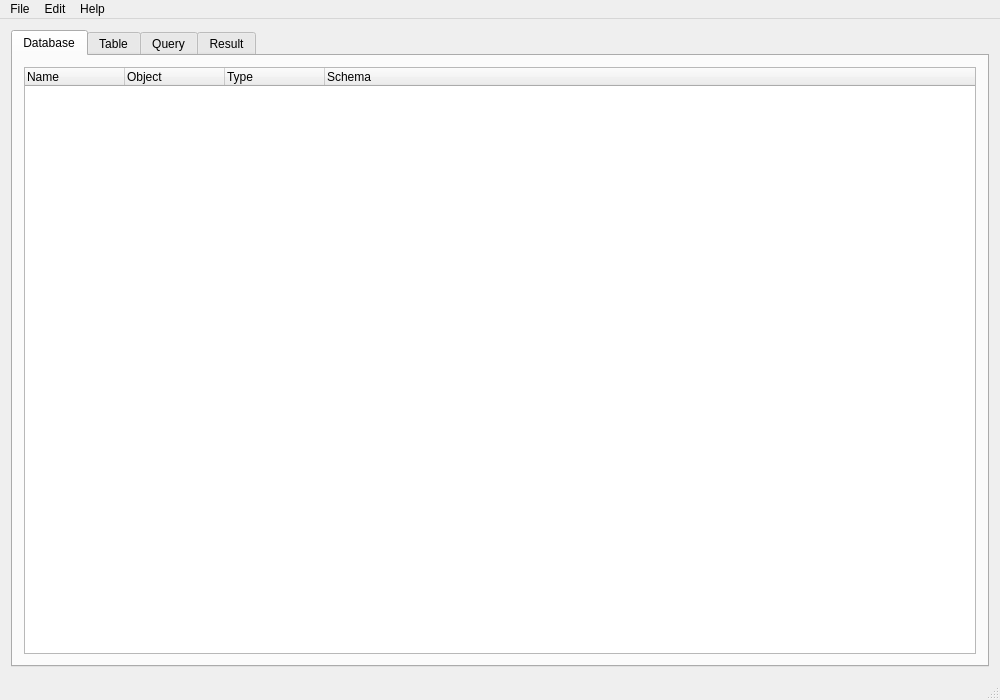
<?xml version="1.0" encoding="UTF-8"?>
<ui version="4.0">
 <class>MainWindow</class>
 <widget class="QMainWindow" name="MainWindow">
  <property name="geometry">
   <rect>
    <x>0</x>
    <y>0</y>
    <width>1000</width>
    <height>700</height>
   </rect>
  </property>
  <property name="sizePolicy">
   <sizepolicy hsizetype="Preferred" vsizetype="Preferred">
    <horstretch>0</horstretch>
    <verstretch>0</verstretch>
   </sizepolicy>
  </property>
  <property name="windowTitle">
   <string>MainWindow</string>
  </property>
  <property name="windowIcon">
   <iconset resource="resources.qrc">
    <normaloff>:/images/icon.png</normaloff>:/images/icon.png</iconset>
  </property>
  <widget class="QWidget" name="centralWidget">
   <layout class="QVBoxLayout" name="verticalLayout">
    <item>
     <widget class="QTabWidget" name="tabWidget">
      <property name="currentIndex">
       <number>0</number>
      </property>
      <widget class="QWidget" name="databaseTab">
       <attribute name="title">
        <string>Database</string>
       </attribute>
       <layout class="QVBoxLayout" name="verticalLayout_3">
        <item>
         <widget class="QTreeWidget" name="lstStructure">
          <property name="alternatingRowColors">
           <bool>true</bool>
          </property>
          <column>
           <property name="text">
            <string>Name</string>
           </property>
          </column>
          <column>
           <property name="text">
            <string>Object</string>
           </property>
          </column>
          <column>
           <property name="text">
            <string>Type</string>
           </property>
          </column>
          <column>
           <property name="text">
            <string>Schema</string>
           </property>
          </column>
         </widget>
        </item>
       </layout>
      </widget>
      <widget class="QWidget" name="tableTab">
       <attribute name="title">
        <string>Table</string>
       </attribute>
       <layout class="QGridLayout" name="gridLayout_2">
        <item row="0" column="0">
         <layout class="QHBoxLayout" name="horizontalLayout">
          <item>
           <widget class="QLabel" name="label">
            <property name="text">
             <string>Select Table:</string>
            </property>
           </widget>
          </item>
          <item>
           <widget class="QComboBox" name="cboTables">
            <property name="sizePolicy">
             <sizepolicy hsizetype="Preferred" vsizetype="Fixed">
              <horstretch>0</horstretch>
              <verstretch>0</verstretch>
             </sizepolicy>
            </property>
            <property name="minimumSize">
             <size>
              <width>193</width>
              <height>0</height>
             </size>
            </property>
           </widget>
          </item>
          <item>
           <spacer name="horizontalSpacer">
            <property name="orientation">
             <enum>Qt::Horizontal</enum>
            </property>
            <property name="sizeHint" stdset="0">
             <size>
              <width>40</width>
              <height>20</height>
             </size>
            </property>
           </spacer>
          </item>
         </layout>
        </item>
        <item row="1" column="0">
         <widget class="QTableView" name="tblData">
          <property name="alternatingRowColors">
           <bool>true</bool>
          </property>
          <property name="selectionBehavior">
           <enum>QAbstractItemView::SelectItems</enum>
          </property>
          <property name="sortingEnabled">
           <bool>true</bool>
          </property>
          <property name="wordWrap">
           <bool>false</bool>
          </property>
         </widget>
        </item>
        <item row="2" column="0" colspan="2">
         <layout class="QHBoxLayout" name="horizontalLayout_2">
          <item>
           <widget class="QPushButton" name="cmdRefresh">
            <property name="text">
             <string>Refresh</string>
            </property>
           </widget>
          </item>
          <item>
           <widget class="QPushButton" name="cmdNewRecord">
            <property name="text">
             <string>New Record</string>
            </property>
           </widget>
          </item>
          <item>
           <widget class="QPushButton" name="cmdDeleteRecord">
            <property name="text">
             <string>Delete Record</string>
            </property>
           </widget>
          </item>
          <item>
           <widget class="QPushButton" name="cmdSaveChanges">
            <property name="text">
             <string>Save Changes</string>
            </property>
           </widget>
          </item>
          <item>
           <spacer name="horizontalSpacer_2">
            <property name="orientation">
             <enum>Qt::Horizontal</enum>
            </property>
            <property name="sizeHint" stdset="0">
             <size>
              <width>40</width>
              <height>20</height>
             </size>
            </property>
           </spacer>
          </item>
          <item>
           <widget class="QLabel" name="label_2">
            <property name="text">
             <string>Search:</string>
            </property>
           </widget>
          </item>
          <item>
           <widget class="QLineEdit" name="txtSearch"/>
          </item>
          <item>
           <widget class="QPushButton" name="cmdSearch">
            <property name="text">
             <string/>
            </property>
            <property name="icon">
             <iconset resource="resources.qrc">
              <normaloff>:/images/searchfind.png</normaloff>:/images/searchfind.png</iconset>
            </property>
           </widget>
          </item>
          <item>
           <widget class="QPushButton" name="cmdAdvancedSearch">
            <property name="text">
             <string>Advanced Search</string>
            </property>
           </widget>
          </item>
         </layout>
        </item>
       </layout>
      </widget>
      <widget class="QWidget" name="queryTab">
       <attribute name="title">
        <string>Query</string>
       </attribute>
       <layout class="QGridLayout" name="gridLayout_3">
        <item row="0" column="0">
         <widget class="QLabel" name="label_3">
          <property name="text">
           <string>Query:</string>
          </property>
         </widget>
        </item>
        <item row="0" column="1">
         <widget class="QLabel" name="label_6">
          <property name="sizePolicy">
           <sizepolicy hsizetype="Maximum" vsizetype="Maximum">
            <horstretch>0</horstretch>
            <verstretch>0</verstretch>
           </sizepolicy>
          </property>
          <property name="text">
           <string>Example Queryes</string>
          </property>
         </widget>
        </item>
        <item row="1" column="0">
         <widget class="QTextEdit" name="txtQuery">
          <property name="sizePolicy">
           <sizepolicy hsizetype="Expanding" vsizetype="Expanding">
            <horstretch>0</horstretch>
            <verstretch>0</verstretch>
           </sizepolicy>
          </property>
          <property name="minimumSize">
           <size>
            <width>0</width>
            <height>0</height>
           </size>
          </property>
          <property name="maximumSize">
           <size>
            <width>16777215</width>
            <height>16777215</height>
           </size>
          </property>
         </widget>
        </item>
        <item row="1" column="1">
         <widget class="QScrollArea" name="scrollAreaButton">
          <property name="sizePolicy">
           <sizepolicy hsizetype="Fixed" vsizetype="Expanding">
            <horstretch>255</horstretch>
            <verstretch>0</verstretch>
           </sizepolicy>
          </property>
          <property name="widgetResizable">
           <bool>true</bool>
          </property>
          <widget class="QWidget" name="scrollAreaWidgetContents">
           <property name="geometry">
            <rect>
             <x>0</x>
             <y>0</y>
             <width>234</width>
             <height>708</height>
            </rect>
           </property>
           <layout class="QGridLayout" name="gridLayout">
            <item row="2" column="0">
             <widget class="QLabel" name="label_7">
              <property name="text">
               <string>For Perception Module :</string>
              </property>
             </widget>
            </item>
            <item row="3" column="0">
             <layout class="QVBoxLayout" name="verticalLayout_2">
              <item>
               <widget class="QPushButton" name="actionoutBallPercept">
                <property name="text">
                 <string>out/ballPercept</string>
                </property>
               </widget>
              </item>
              <item>
               <widget class="QPushButton" name="actionoutBallInImage">
                <property name="text">
                 <string>out/ballInImage</string>
                </property>
               </widget>
              </item>
              <item>
               <widget class="QPushButton" name="actionoutGoalMineSeen">
                <property name="text">
                 <string>out/goalMineSeen</string>
                </property>
               </widget>
              </item>
              <item>
               <widget class="QPushButton" name="actionoutGoalMineLeftPost">
                <property name="text">
                 <string>out/goalMineLeftPost</string>
                </property>
               </widget>
              </item>
              <item>
               <widget class="QPushButton" name="actionoutGoalOpponentSeen">
                <property name="text">
                 <string>out/goalOpponentSeen</string>
                </property>
               </widget>
              </item>
              <item>
               <widget class="QPushButton" name="actionoutGoalOpponentLeftPost">
                <property name="text">
                 <string>out/goalOpponentLeftPost</string>
                </property>
               </widget>
              </item>
             </layout>
            </item>
            <item row="5" column="0">
             <widget class="QLabel" name="label_8">
              <property name="text">
               <string>For Executor Module :</string>
              </property>
             </widget>
            </item>
            <item row="6" column="0">
             <layout class="QVBoxLayout" name="verticalLayout_4">
              <item>
               <widget class="QPushButton" name="actioninGoalMineSeen">
                <property name="text">
                 <string>in/goalMineSeen</string>
                </property>
               </widget>
              </item>
              <item>
               <widget class="QPushButton" name="actioninGoalMineLeftPost">
                <property name="text">
                 <string>in/goalMineLeftPost</string>
                </property>
               </widget>
              </item>
              <item>
               <widget class="QPushButton" name="actioninGoalOpponentSeen">
                <property name="text">
                 <string>in/goalOpponentSeen</string>
                </property>
               </widget>
              </item>
              <item>
               <widget class="QPushButton" name="actioninCoordinateBallField">
                <property name="text">
                 <string>in/coordinateBallField</string>
                </property>
               </widget>
              </item>
              <item>
               <widget class="QPushButton" name="actioninCoordinateBallImage">
                <property name="sizePolicy">
                 <sizepolicy hsizetype="Minimum" vsizetype="Fixed">
                  <horstretch>122</horstretch>
                  <verstretch>0</verstretch>
                 </sizepolicy>
                </property>
                <property name="text">
                 <string>in/coordinateBallImage</string>
                </property>
               </widget>
              </item>
              <item>
               <widget class="QPushButton" name="actioninGoalOpponentLeftPost">
                <property name="text">
                 <string>in/goalOpponentLeftPost</string>
                </property>
               </widget>
              </item>
             </layout>
            </item>
            <item row="9" column="0">
             <spacer name="horizontalSpacer_3">
              <property name="orientation">
               <enum>Qt::Horizontal</enum>
              </property>
              <property name="sizeType">
               <enum>QSizePolicy::Maximum</enum>
              </property>
              <property name="sizeHint" stdset="0">
               <size>
                <width>215</width>
                <height>10</height>
               </size>
              </property>
             </spacer>
            </item>
            <item row="1" column="0">
             <layout class="QVBoxLayout" name="verticalLayout_5">
              <item>
               <widget class="QPushButton" name="actionModuleDuration">
                <property name="text">
                 <string>Module Duration</string>
                </property>
               </widget>
              </item>
              <item>
               <widget class="QPushButton" name="actionPropLockUnlock">
                <property name="text">
                 <string>Property lock/unlock</string>
                </property>
               </widget>
              </item>
              <item>
               <widget class="QPushButton" name="actionPropReadWritten">
                <property name="text">
                 <string>Property read/written</string>
                </property>
               </widget>
              </item>
              <item>
               <widget class="QPushButton" name="actionFrequencyModule">
                <property name="text">
                 <string>Scheduling frequency</string>
                </property>
               </widget>
              </item>
             </layout>
            </item>
            <item row="0" column="0">
             <widget class="QLabel" name="label_9">
              <property name="text">
               <string>General :</string>
              </property>
             </widget>
            </item>
            <item row="10" column="0">
             <widget class="QPushButton" name="actionAll">
              <property name="text">
               <string>All</string>
              </property>
             </widget>
            </item>
           </layout>
          </widget>
         </widget>
        </item>
        <item row="2" column="0" colspan="2">
         <layout class="QHBoxLayout" name="horizontalLayout_3">
          <property name="sizeConstraint">
           <enum>QLayout::SetMinimumSize</enum>
          </property>
          <item>
           <widget class="QLabel" name="label_4">
            <property name="text">
             <string>Search</string>
            </property>
           </widget>
          </item>
          <item>
           <widget class="QLineEdit" name="searchLine"/>
          </item>
          <item>
           <widget class="QPushButton" name="searchButton">
            <property name="text">
             <string/>
            </property>
            <property name="icon">
             <iconset resource="resources.qrc">
              <normaloff>:/images/searchfind.png</normaloff>:/images/searchfind.png</iconset>
            </property>
           </widget>
          </item>
          <item>
           <spacer name="horizontalSpacer_4">
            <property name="orientation">
             <enum>Qt::Horizontal</enum>
            </property>
            <property name="sizeHint" stdset="0">
             <size>
              <width>40</width>
              <height>20</height>
             </size>
            </property>
           </spacer>
          </item>
          <item>
           <widget class="QPushButton" name="loadQuery">
            <property name="text">
             <string>Load Query</string>
            </property>
           </widget>
          </item>
          <item>
           <widget class="QPushButton" name="saveQuery">
            <property name="text">
             <string>Save Query</string>
            </property>
           </widget>
          </item>
          <item>
           <widget class="QPushButton" name="clearButton">
            <property name="text">
             <string>Clear</string>
            </property>
           </widget>
          </item>
          <item>
           <widget class="QPushButton" name="cmdExecuteQuery">
            <property name="text">
             <string>Execute Query</string>
            </property>
           </widget>
          </item>
         </layout>
        </item>
       </layout>
      </widget>
      <widget class="QWidget" name="resultTab">
       <attribute name="title">
        <string>Result</string>
       </attribute>
       <layout class="QHBoxLayout" name="horizontalLayout_4">
        <item>
         <layout class="QVBoxLayout" name="verticalLayout_6">
          <item>
           <widget class="QLabel" name="label_5">
            <property name="text">
             <string>Table Result</string>
            </property>
           </widget>
          </item>
          <item>
           <widget class="QTableView" name="tblQueryResult">
            <property name="sizePolicy">
             <sizepolicy hsizetype="Expanding" vsizetype="Expanding">
              <horstretch>0</horstretch>
              <verstretch>0</verstretch>
             </sizepolicy>
            </property>
           </widget>
          </item>
         </layout>
        </item>
       </layout>
      </widget>
     </widget>
    </item>
   </layout>
  </widget>
  <widget class="QMenuBar" name="menuBar">
   <property name="geometry">
    <rect>
     <x>0</x>
     <y>0</y>
     <width>1000</width>
     <height>22</height>
    </rect>
   </property>
   <widget class="QMenu" name="menuFile">
    <property name="title">
     <string>File</string>
    </property>
    <widget class="QMenu" name="menuImport">
     <property name="title">
      <string>Import</string>
     </property>
     <addaction name="actionDatabase_From_SQL_File"/>
     <addaction name="actionTable_From_CSV_File"/>
    </widget>
    <widget class="QMenu" name="menuExport">
     <property name="title">
      <string>Export</string>
     </property>
     <addaction name="actionDatabse_As_SQL_File"/>
     <addaction name="actionTable_as_CSV_File"/>
    </widget>
    <addaction name="actionNew_Database"/>
    <addaction name="actionOpen_Database"/>
    <addaction name="actionClose_Database"/>
    <addaction name="separator"/>
    <addaction name="actionSave_Database"/>
    <addaction name="actionRevert_Database"/>
    <addaction name="actionCompact_Database"/>
    <addaction name="actionRefresh"/>
    <addaction name="separator"/>
    <addaction name="menuImport"/>
    <addaction name="menuExport"/>
    <addaction name="separator"/>
    <addaction name="actionExit"/>
   </widget>
   <widget class="QMenu" name="menuEdit">
    <property name="title">
     <string>Edit</string>
    </property>
    <addaction name="actionCreate_Table"/>
    <addaction name="actionDelete_Table"/>
    <addaction name="actionModify_Table"/>
    <addaction name="separator"/>
    <addaction name="actionCreate_View"/>
    <addaction name="actionDelete_View"/>
    <addaction name="actionModify_View"/>
    <addaction name="separator"/>
    <addaction name="actionCreate_Index"/>
    <addaction name="actionDelete_Index"/>
    <addaction name="separator"/>
    <addaction name="actionPreferences"/>
   </widget>
   <widget class="QMenu" name="menuHelp">
    <property name="title">
     <string>Help</string>
    </property>
    <addaction name="actionAbout"/>
    <addaction name="actionAbout_Profiling_Tool"/>
    <addaction name="actionAbout_Profiling_File"/>
    <addaction name="actionQuery_Help"/>
    <addaction name="actionExample"/>
    <addaction name="separator"/>
    <addaction name="actionSQL_Log"/>
    <addaction name="separator"/>
    <addaction name="actionReport_a_bug"/>
    <addaction name="actionChange_Log"/>
    <addaction name="actionKnown_Bugs"/>
   </widget>
   <addaction name="menuFile"/>
   <addaction name="menuEdit"/>
   <addaction name="menuHelp"/>
  </widget>
  <widget class="QStatusBar" name="statusBar"/>
  <action name="actionNew_Database">
   <property name="text">
    <string>New Database</string>
   </property>
   <property name="toolTip">
    <string>Creates a new SQLite Database file</string>
   </property>
   <property name="shortcut">
    <string>Ctrl+N</string>
   </property>
  </action>
  <action name="actionOpen_Database">
   <property name="text">
    <string>Open Database</string>
   </property>
   <property name="toolTip">
    <string>Opens an existing SQLite Database file</string>
   </property>
   <property name="shortcut">
    <string>Ctrl+O</string>
   </property>
  </action>
  <action name="actionClose_Database">
   <property name="text">
    <string>Close Database</string>
   </property>
   <property name="toolTip">
    <string>Closes the current Database</string>
   </property>
  </action>
  <action name="actionSave_Database">
   <property name="text">
    <string>Save Database</string>
   </property>
   <property name="toolTip">
    <string>Saves changes made to the Database</string>
   </property>
   <property name="shortcut">
    <string>Ctrl+S</string>
   </property>
  </action>
  <action name="actionRevert_Database">
   <property name="text">
    <string>Revert Database</string>
   </property>
  </action>
  <action name="actionCompact_Database">
   <property name="text">
    <string>Compact Database</string>
   </property>
  </action>
  <action name="actionDatabase_From_SQL_File">
   <property name="text">
    <string>Database From SQL File</string>
   </property>
  </action>
  <action name="actionTable_From_CSV_File">
   <property name="text">
    <string>Table From Log File</string>
   </property>
  </action>
  <action name="actionDatabse_As_SQL_File">
   <property name="text">
    <string>Databse As SQL File</string>
   </property>
  </action>
  <action name="actionTable_as_CSV_File">
   <property name="text">
    <string>Table as Log File</string>
   </property>
  </action>
  <action name="actionExit">
   <property name="text">
    <string>Exit</string>
   </property>
   <property name="shortcut">
    <string>Ctrl+Q</string>
   </property>
  </action>
  <action name="actionCreate_Table">
   <property name="text">
    <string>Create Table</string>
   </property>
   <property name="shortcut">
    <string>Ctrl+T</string>
   </property>
  </action>
  <action name="actionDelete_Table">
   <property name="text">
    <string>Delete Table</string>
   </property>
  </action>
  <action name="actionModify_Table">
   <property name="text">
    <string>Modify Table</string>
   </property>
  </action>
  <action name="actionCreate_Index">
   <property name="text">
    <string>Create Index</string>
   </property>
   <property name="shortcut">
    <string>Ctrl+I</string>
   </property>
  </action>
  <action name="actionDelete_Index">
   <property name="text">
    <string>Delete Index</string>
   </property>
  </action>
  <action name="actionPreferences">
   <property name="text">
    <string>Preferences</string>
   </property>
  </action>
  <action name="actionAbout">
   <property name="text">
    <string>About Profiling Helper</string>
   </property>
  </action>
  <action name="actionEnglish">
   <property name="checkable">
    <bool>true</bool>
   </property>
   <property name="checked">
    <bool>true</bool>
   </property>
   <property name="text">
    <string>English</string>
   </property>
  </action>
  <action name="actionRefresh">
   <property name="text">
    <string>Refresh Database</string>
   </property>
   <property name="toolTip">
    <string>Refresh Database Browser</string>
   </property>
   <property name="shortcut">
    <string>Ctrl+R</string>
   </property>
  </action>
  <action name="actionCreate_View">
   <property name="text">
    <string>Create View</string>
   </property>
  </action>
  <action name="actionModify_View">
   <property name="text">
    <string>Modify View</string>
   </property>
  </action>
  <action name="actionDelete_View">
   <property name="text">
    <string>Delete View</string>
   </property>
  </action>
  <action name="actionAbout_Profiling_Tool">
   <property name="text">
    <string>Profiling Helper Website</string>
   </property>
   <property name="shortcut">
    <string>Ctrl+H</string>
   </property>
  </action>
  <action name="actionAbout_Profiling_File">
   <property name="text">
    <string>Profiling file Help</string>
   </property>
  </action>
  <action name="actionExample">
   <property name="text">
    <string>Load an example</string>
   </property>
  </action>
  <action name="actionSQL_Log">
   <property name="checkable">
    <bool>true</bool>
   </property>
   <property name="text">
    <string>SQL Log</string>
   </property>
  </action>
  <action name="insertRowAction">
   <property name="text">
    <string>&amp;Insert Row</string>
   </property>
   <property name="toolTip">
    <string>Insert Row</string>
   </property>
  </action>
  <action name="actionReport_a_bug">
   <property name="text">
    <string>Report a bug</string>
   </property>
  </action>
  <action name="actionChange_Log">
   <property name="text">
    <string>Change Log</string>
   </property>
  </action>
  <action name="actionKnown_Bugs">
   <property name="text">
    <string>Known Bugs</string>
   </property>
  </action>
  <action name="actionQuery_Help">
   <property name="text">
    <string>Query Help</string>
   </property>
  </action>
 </widget>
 <layoutdefault spacing="6" margin="11"/>
 <resources>
  <include location="resources.qrc"/>
 </resources>
 <connections/>
</ui>
